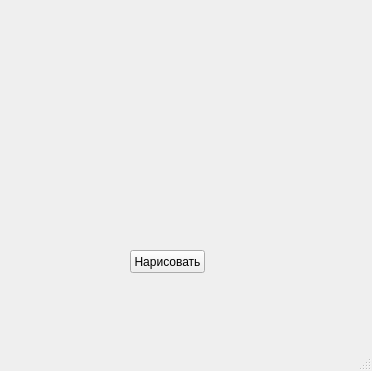
<?xml version="1.0" encoding="UTF-8"?>
<ui version="4.0">
 <class>MainWindow</class>
 <widget class="QMainWindow" name="MainWindow">
  <property name="geometry">
   <rect>
    <x>0</x>
    <y>0</y>
    <width>372</width>
    <height>371</height>
   </rect>
  </property>
  <property name="windowTitle">
   <string>MainWindow</string>
  </property>
  <widget class="QWidget" name="centralwidget">
   <widget class="QPushButton" name="btn">
    <property name="geometry">
     <rect>
      <x>130</x>
      <y>250</y>
      <width>75</width>
      <height>23</height>
     </rect>
    </property>
    <property name="text">
     <string>Нарисовать</string>
    </property>
   </widget>
  </widget>
  <widget class="QMenuBar" name="menubar">
   <property name="geometry">
    <rect>
     <x>0</x>
     <y>0</y>
     <width>372</width>
     <height>21</height>
    </rect>
   </property>
  </widget>
  <widget class="QStatusBar" name="statusbar"/>
 </widget>
 <resources/>
 <connections/>
</ui>
